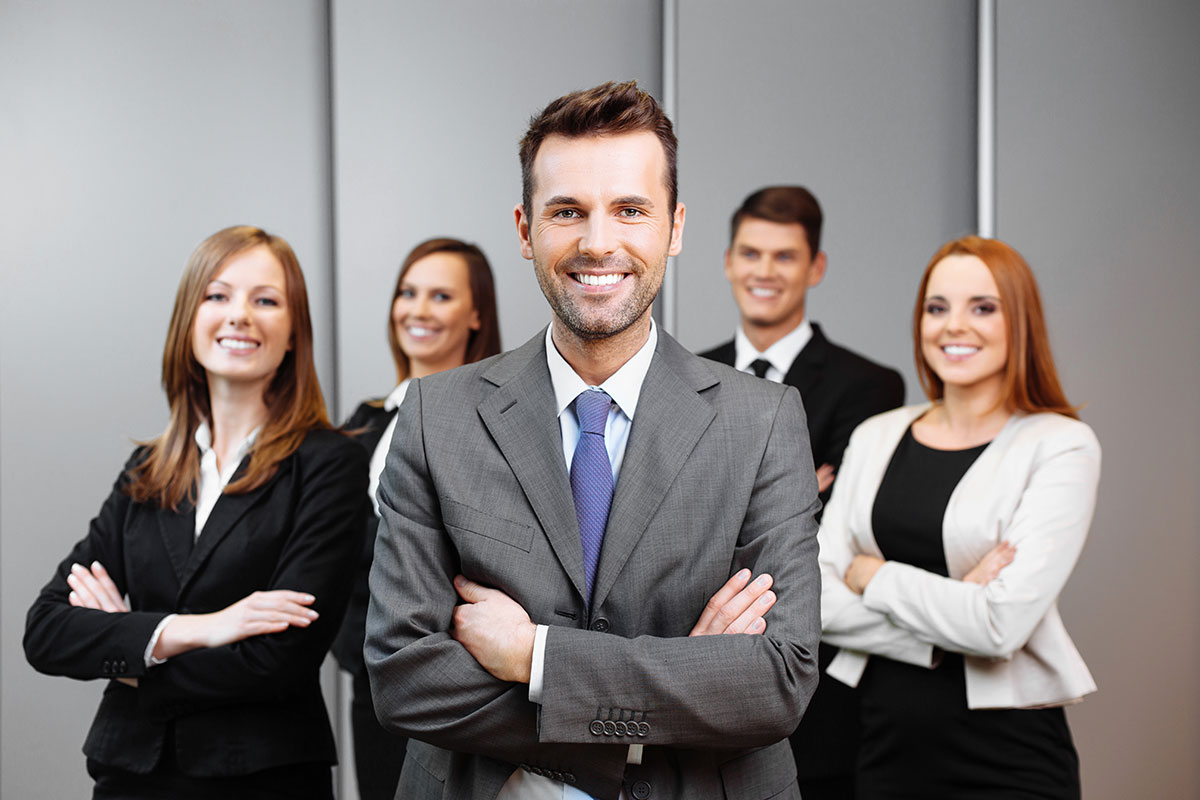
#> input picture images/faces.jpeg, 1200 x 800 px
$ python face_detection.py
#> lines starting #> are read from the running program, lines starting #| are printed output that depends on the picture

#Import the necessary libraries
import numpy as np
import cv2
import matplotlib.pyplot as plt

def load_img(path):
    #read image and copy
#> called with path = './images/faces.jpeg'
    img = cv2.imread(path)
#> img is the input picture: shape (800, 1200, 3); mean B, G, R 126.3, 127.4, 133.6
    img_copy=img.copy()
    return img,img_copy

def convertToGRAY(img):
    #convert img to gray scale
    gray_img = cv2.cvtColor(img, cv2.COLOR_BGR2GRAY)
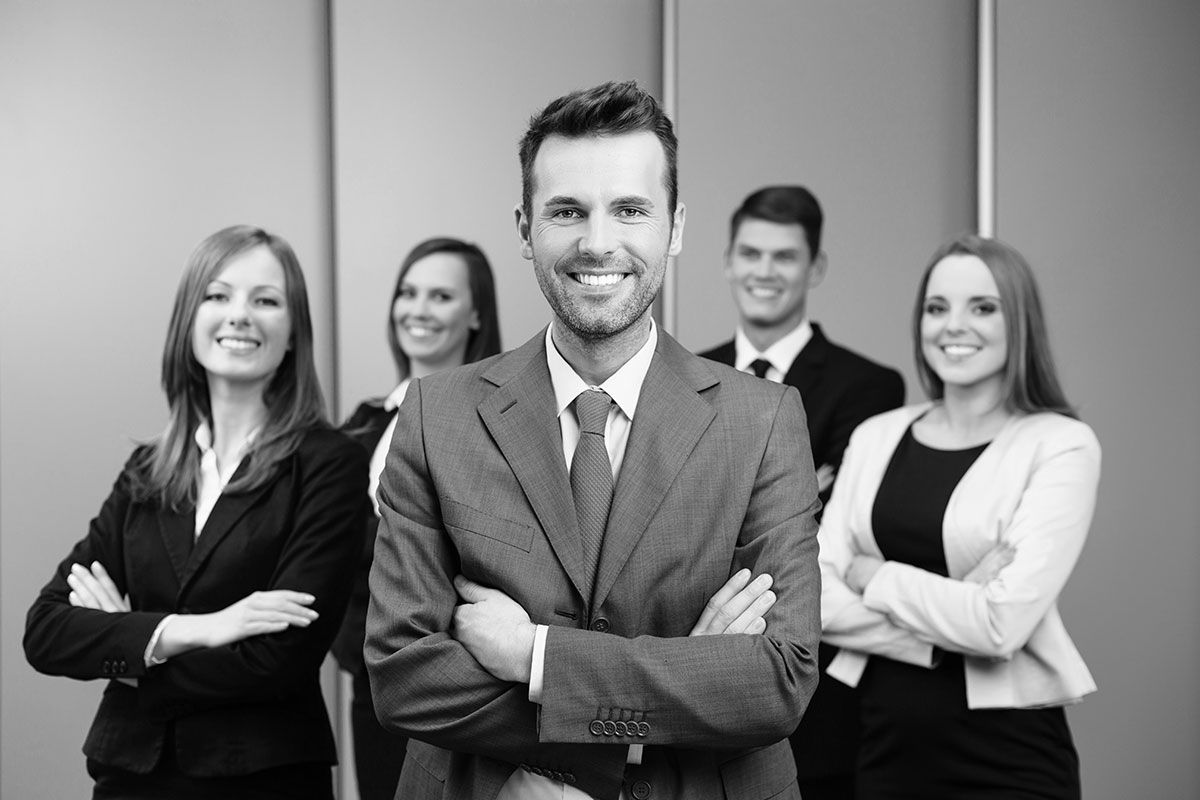
#> gray_img: shape (800, 1200); min 0, max 255, mean 129.1
    return gray_img

def convertToRGB(gray_img):
    #img=cv2.cvtColor(gray_img, cv2.COLOR_GRAY2RGB)
    return cv2.cvtColor(gray_img, cv2.COLOR_BGR2RGB)

def Display_GrayImg(gray_img):
    # Displaying the grayscale image
    cv2.imshow('image',gray_img)

def load_cascadeClassifier():
    #load Cascade Classifier
    haar_cascade_face=cv2.CascadeClassifier('./classifier/haarcascade_frontalface_default.xml')
    return haar_cascade_face

def Display_facedetection(RGB_image):
   imgplot = plt.imshow(RGB_image)
   plt.show()

def Detect_Face(CascadeClassifier,img,gray_img):
    #detect faces and return rectangle coordinates
    faces_rects = CascadeClassifier.detectMultiScale(gray_img, scaleFactor = 1.2, minNeighbors = 5);
#> faces_rects = [[381, 260, 90, 90], [718, 217, 99, 99], [180, 249, 124, 124], [903, 264, 113, 113], [510, 143, 176, 176]]
    # Let us print the no. of faces found
    print('Faces found: ', len(faces_rects))
#| Faces found:  5
    #draw rectangle
    for (x,y,w,h) in faces_rects:
         cv2.rectangle(img, (x, y), (x+w, y+h), (0, 255, 0), 2)
#> this loop made 5 passes
    RGB_img=convertToRGB(img)
    print(RGB_img.shape)
#| (800, 1200, 3)
    return RGB_img


if __name__ == '__main__':
  #path for the image
  img_path="./images/faces.jpeg"
  #load image
  img,img_copy=load_img(img_path)
  #Convert image to gray scale
  gray_img=convertToGRAY(img_copy)
  #Display gray image
  Display_GrayImg(gray_img)
  #load CaseCase classifier
  CascadeClassifier=load_cascadeClassifier()
  #Detect faces
  RGB_image=Detect_Face(CascadeClassifier,img,gray_img)
  #Display image
  Display_facedetection(RGB_image)
